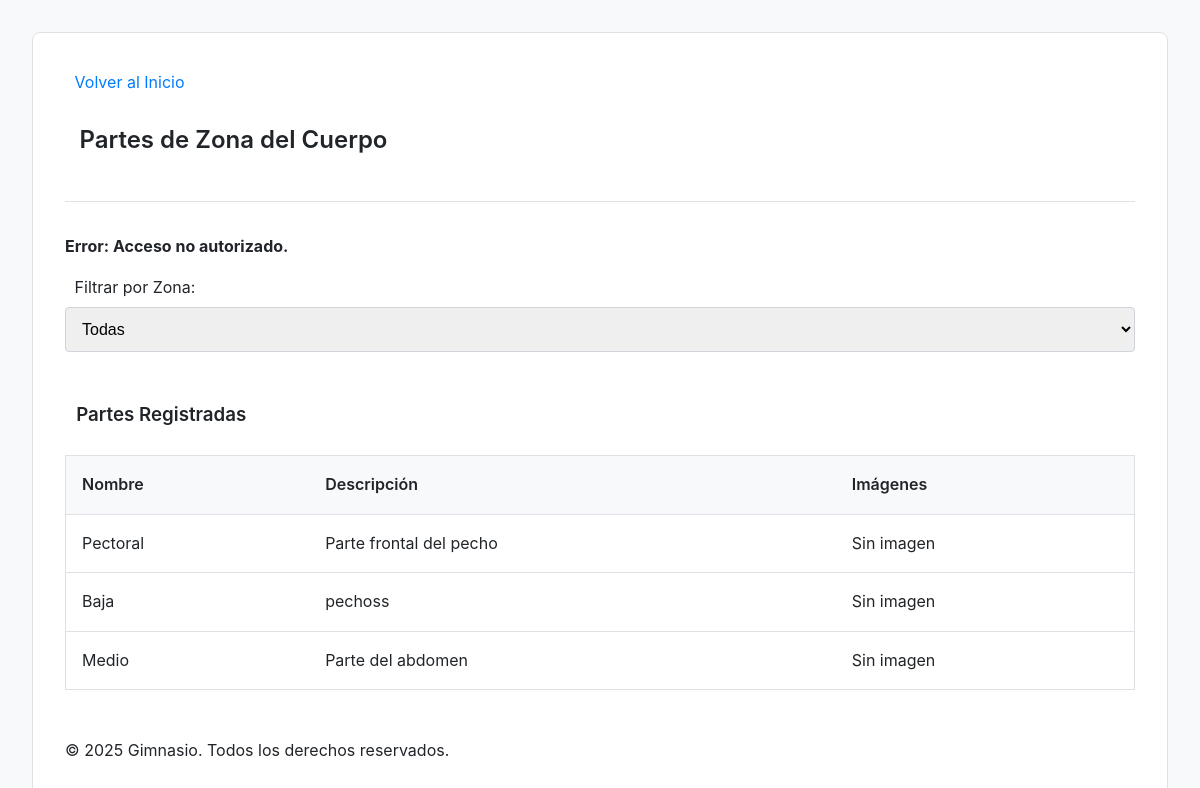
The page /view/parteZonaView.php?error=unauthorized (signed in) on the database its author committed.
### tables this page shows
CREATE TABLE `tbpartezona` (
  `tbpartezonaid` int(11) NOT NULL,
  `tbpartezonaimagenid` varchar(100) DEFAULT NULL,
  `tbpartezonanombre` varchar(50) NOT NULL,
  `tbpartezonadescripcion` varchar(100) DEFAULT NULL,
  `tbpartezonaactivo` tinyint(1) NOT NULL DEFAULT 1
);

### utility/Validation.php (called while the page is built, shortened)
<?php
class Validation
{
    public static function getError($field)
    {
        return null;
    }
}
?>

### data/parteZonaData.php (called while the page is built, shortened)
<?php
include '../domain/partezona.php';
class parteZonaData extends Data
{
    public function getAllTBParteZona()
    {
        $conn = mysqli_connect($this->server, $this->user, $this->password, $this->db, $this->port);
        $conn->set_charset('utf8');
        $querySelect = "SELECT * FROM tbpartezona;";
        $result = mysqli_query($conn, $querySelect);
        $lista = [];
        while ($row = mysqli_fetch_assoc($result)) {
            $lista[] = new partezona(
                $row['tbpartezonaid'],
                isset($row['tbpartezonaimagenid']) ? $row['tbpartezonaimagenid'] : '',
                $row['tbpartezonanombre'],
                $row['tbpartezonadescripcion'],
                $row['tbpartezonaactivo']
            );
        }
        return $lista;
    }
}

### business/parteZonaBusiness.php (called while the page is built, shortened)
<?php
include '../data/parteZonaData.php';
class parteZonaBusiness
{
    private $parteZonaData;
    public function __construct()
    {
        $this->parteZonaData = new parteZonaData();
    }
    public function getAllTBParteZona() {
        return $this->parteZonaData->getAllTBParteZona();
    }
}

### domain/partezona.php (called while the page is built, shortened)
<?php
class partezona
{
    private $partezonanombre;
    private $partezonadescripcion;
    private $partezonaactivo;
    public function __construct($partezonaid, $partezonaimaenid, $partezonanombre, $partezonadescripcion, $partezonaactivo)
    {
        $this->partezonanombre = $partezonanombre;
        $this->partezonadescripcion = $partezonadescripcion;
        $this->partezonaactivo = $partezonaactivo;
    }
    public function getPartezonanombre()
    {
        return $this->partezonanombre;
    }
    public function getPartezonadescripcion()
    {
        return $this->partezonadescripcion;
    }
    public function getPartezonaactivo()
    {
        return $this->partezonaactivo;
    }
}

### view/parteZonaView.php (the view, shortened to what this page needs)
<?php
include_once '../business/parteZonaBusiness.php';
include_once '../utility/Validation.php';
$esAdminOInstructor = ($_SESSION['tipo_usuario'] === 'admin' || $_SESSION['tipo_usuario'] === 'instructor');
$parteZonaBusiness = new ParteZonaBusiness();
$cuerpoZonaBusiness = new CuerpoZonaBusiness();
$imageManager = new ImageManager();
$zonaFiltro = isset($_GET['zonaFiltro']) ? intval($_GET['zonaFiltro']) : 0;
if ($zonaFiltro > 0) {
    $idsParte = $cuerpoZonaBusiness->getCuerpoZonaParteZonaId($zonaFiltro);
    if ($idsParte !== null) {
        $partesZona = $parteZonaBusiness->getAllTBParteZonaPorId($idsParte);
    } else {
        $partesZona = [];
    }
} else {
    $partesZona = $parteZonaBusiness->getAllTBParteZona();
}
if (!$esAdminOInstructor) {
    $partesZona = array_filter($partesZona, function ($parte) {
        return $parte->getPartezonaactivo() == 1;
    });
}
?>
<!DOCTYPE html>
<html lang="es">
<head>
    <link rel="stylesheet" href="styles.css">
</head>
<body>
<div class="container">
    <header>
        <a href="../index.php"><i class="ph ph-arrow-left"></i> Volver al Inicio</a><br><br>
        <h2><i class="ph ph-arm-flex"></i> Partes de Zona del Cuerpo</h2>
    </header>
    <hr>
    <main>
        <?php
        $generalError = Validation::getError('general');
        if ($generalError) {
            echo '<p class="error-message flash-msg"><b>Error: '.htmlspecialchars($generalError).'</b></p>';
        } else if (isset($_GET['error'])) {
            $error = $_GET['error'];
            echo '<p class="error-message flash-msg"><b>Error: ';
            if ($error == "datos_faltantes") echo 'Datos incompletos.';
            else if ($error == "insertar") echo 'No se pudo insertar la parte.';
            else if ($error == "dbError") echo 'Error en base de datos.';
            else if ($error == "unauthorized") echo 'Acceso no autorizado.';
            else echo 'Acción no válida.';
            echo '</b></p>';
        } else if (isset($_GET['success'])) {
            $success = $_GET['success'];
            echo '<p class="success-message flash-msg"><b>Éxito: ';
            if ($success == "inserted") echo 'Parte de zona creada correctamente.';
            else if ($success == "updated") echo 'Parte de zona actualizada correctamente.';
            else if ($success == "eliminado") echo 'Parte de zona eliminada correctamente.';
            else if ($success == "image_deleted") echo 'Imagen eliminada correctamente.';
            echo '</b></p>';
        }
        ?>
        <section>
            <form method="get" action="">
                <label for="zonaFiltro"><i class="ph ph-funnel"></i> Filtrar por Zona:</label>
                <select name="zonaFiltro" id="zonaFiltro" onchange="this.form.submit()">
                    <option value="0">Todas</option>
                </select>
            </form>
            <h3><i class="ph ph-list-bullets"></i> Partes Registradas</h3>
            <div style="overflow-x:auto;">
                <table>
                    <thead>
                    <tr>
                        <th>Nombre</th>
                        <th>Descripción</th>
                        <th>Imágenes</th>
                    </tr>
                    </thead>
                    <tbody>
                    <?php foreach ($partesZona as $parte): ?>
                        <tr>
                            <?php if ($esAdminOInstructor): ?>
                                <form method="post" action="../action/parteZonaAction.php" enctype="multipart/form-data">
                                    <input type="hidden" name="id" value="<?= $parte->getPartezonaid() ?>">
                                    <td>
                                        <input type="text" name="nombre" maxlength="50"
                                               value="<?= htmlspecialchars(Validation::getOldInput('nombre_'.$parte->getPartezonaid(), $parte->getPartezonanombre())) ?>">
                                        <span class="error-message"><?= Validation::getError('nombre_'.$parte->getPartezonaid()) ?></span>
                                    </td>
                                    <td>
                                        <input type="text" name="descripcion" maxlength="100"
                                               value="<?= htmlspecialchars(Validation::getOldInput('descripcion_'.$parte->getPartezonaid(), $parte->getPartezonadescripcion())) ?>">
                                    </td>
                                    <td>
                                        <div class="image-gallery">
                                            <?php
                                            $imagenes = $imageManager->getImagesByIds($parte->getPartezonaimaenid());
                                            foreach ($imagenes as $img) {
                                                echo '<div class="image-container">
                                                        <img src="..'.htmlspecialchars($img['tbimagenruta'] ?? '').'?t='.time().'" alt="Imagen">
                                                        <button type="submit" name="borrar_imagen" value="'.$img['tbimagenid'].'"
                                                        onclick="return confirm(\'¿Eliminar esta imagen?\');">X</button>
                                                      </div>';
                                            }
                                            ?>
                                        </div>
                                        <label>Añadir más imágenes:</label>
                                        <input type="file" name="imagenes[]" multiple>
                                    </td>
                                    <td>
                                        <select name="activo">
                                            <option value="1" <?= Validation::getOldInput('activo_'.$parte->getPartezonaid(), $parte->getPartezonaactivo()) == 1 ? 'selected' : '' ?>>Activo</option>
                                            <option value="0" <?= Validation::getOldInput('activo_'.$parte->getPartezonaid(), $parte->getPartezonaactivo()) == 0 ? 'selected' : '' ?>>Inactivo</option>
                                        </select>
                                    </td>
                                    <td>
                                        <button type="submit" name="actualizar"><i class="ph ph-floppy-disk"></i> Actualizar</button>
                                        <button type="submit" name="eliminar" onclick="return confirm('¿Eliminar esta parte de zona?');">
                                            <i class="ph ph-trash"></i> Eliminar
                                        </button>
                                    </td>
                                </form>
                            <?php else: ?>
                                <td><?= htmlspecialchars($parte->getPartezonanombre()) ?></td>
                                <td><?= htmlspecialchars($parte->getPartezonadescripcion()) ?></td>
                                <td>
                                    <div class="image-gallery">
                                        <?php
                                        $imagenes = $imageManager->getImagesByIds($parte->getPartezonaimaenid());
                                        if (empty($imagenes)) {
                                            echo 'Sin imagen';
                                        } else {
                                            foreach ($imagenes as $img) {
                                                echo '<div class="image-container">
                                                        <img src="..'.htmlspecialchars($img['tbimagenruta'] ?? '').'?t='.time().'" alt="Imagen">
                                                      </div>';
                                            }
                                        }
                                        ?>
                                    </div>
                                </td>
                            <?php endif; ?>
                        </tr>
                    <?php endforeach; ?>
                    </tbody>
                </table>
            </div>
        </section>
    </main>
    <footer>
        <p>&copy; <?= date("Y") ?> Gimnasio. Todos los derechos reservados.</p>
    </footer>
</div>
</body>
</html>

### view/styles.css (style rules this page uses)
body { font-family: -apple-system, BlinkMacSystemFont, "Segoe UI", Roboto, Helvetica, Arial, sans-serif; background-color: #f8f9fa; color: #212529; margin: 0; padding: 2rem; line-height: 1.6; }
.container { max-width: 1700px; margin: 0 auto; background-color: #ffffff; padding: 2rem; border-radius: 8px; border: 1px solid #dee2e6; }
h1, h2, h3, h4 { margin-top: 0; font-weight: 600; }
a { color: #007bff; text-decoration: none; display: inline-flex; align-items: center; }
hr { border: 0; height: 1px; background-color: #dee2e6; margin: 2rem 0; }
main section { padding-bottom: 1.5rem; margin-bottom: 1.5rem; border-bottom: 1px solid #dee2e6; }
main section:last-child { border-bottom: none; margin-bottom: 0; padding-bottom: 0; }
.container form { margin-bottom: 2rem; }
.container input[type="text"], .container input[type="email"], .container input[type="password"], .container input[type="date"], .container input[type="time"], .container input[type="number"], .container select, .container textarea { width: 100%; padding: 0.75rem; margin-bottom: 1rem; border: 1px solid #ced4da; border-radius: 4px; box-sizing: border-box; font-size: 1rem; }
table { width: 100%; border-collapse: collapse; margin-bottom: 2rem; border: 1px solid #dee2e6; }
th, td { padding: 1rem; text-align: left; border-bottom: 1px solid #dee2e6; vertical-align: top; }
th { background-color: #f8f9fa; font-weight: 600; }

### rows shown on the page
tbpartezona: tbpartezonanombre "Pectoral", tbpartezonadescripcion "Parte frontal del pecho"
tbpartezona: tbpartezonanombre "Baja", tbpartezonadescripcion "pechoss"
tbpartezona: tbpartezonanombre "Medio", tbpartezonadescripcion "Parte del abdomen"
